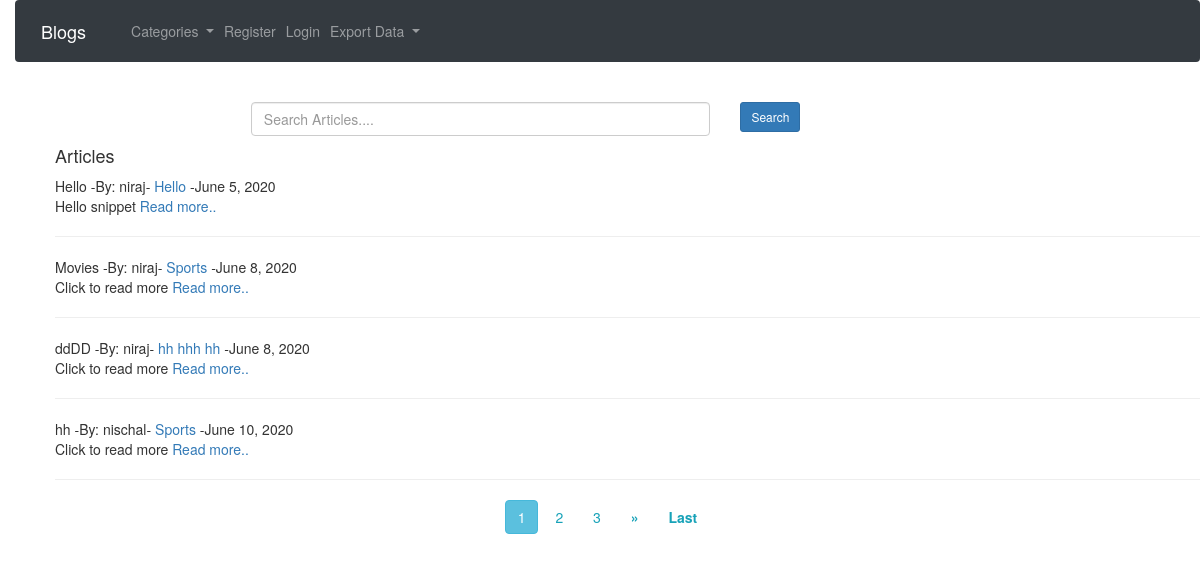
The page / on the database its author committed.
### Theblogs/models.py (models this page shows, shortened)
class Post(models.Model):
	title = models.CharField(max_length=255)
	author = models.ForeignKey(User, on_delete=models.CASCADE)
	header_image=models.ImageField(null=True, blank=True, upload_to='images/')
	category=models.CharField(max_length=255, default='Sports')
	snippet = models.TextField()
	body = RichTextField(blank=True,null=True)
	published_date=models.DateField(auto_now_add=True)
	likes=models.ManyToManyField(User, related_name='blog_posts')
	blog_views=models.IntegerField(default=0)

### Theblogs/views.py (the view)
# urls.py: path('', HomeView.as_view(), name='home'),
class HomeView(ListView):
	model = Post
	template_name='Theblog/index.html'
	ordering = ['-id']
	paginate_by=4
	def get_context_data(self,*args,**kwargs):
		cat_menu=Categories.objects.all()
		context=super(HomeView,self).get_context_data(*args, **kwargs)
		context['cat_menu']=cat_menu
		return context
	def get_queryset(self):
		query = self.request.GET.get('q')
		if query:
			queryset=[]
			queries=query.split(" ")
			for i in queries: # Thifrom hitcount.views import HitCountDetailViews part removes the word with single letter which makes the search result good.
				if len(i) ==1:
					queries.remove(i)
			if queries:
				for q in queries:
					print(q)
					posts = self.model.objects.filter(Q(title__icontains=q) | Q(body__icontains=q) | Q(snippet__icontains=q))
					for post in posts:
						queryset.append(post)
				return list(set(queryset))
			else:
				queryset=self.model.objects.all()
		else:
			queryset=self.model.objects.all()
		return queryset

### Theblogs/models.py (called while the page is built)
	def __str__(self):
		return self.name

### Theblogs/templates/Theblog/index.html (shortened to what this page needs)
{% extends 'Theblog/base.html' %}
{% block content %}
<ul>
	<br>
	<div class="row">
		<div class="col-sm-2">
		</div>
		<div class="col-sm-5">
				<form method="GET">
			<input type="text" name='q' value='{{ request.GET.q }}' class="form-control"placeholder="Search Articles....">
		</div>
		<div class="col-sm-3">
			 <button class="btn btn-sm btn-primary" type='submit'>Search</button>
		</div>
		<div class="col-sm-2">
		</div>
	</div>
	<h4>Articles</h4>
{% for post in object_list %}
	{{post.title}} -By: {{post.author}}- <a href="{% url 'category' post.category|slugify %}">{{post.category}}</a> -{{post.published_date}}<br>
	{{post.snippet}}
	<a href="{% url 'article_detail' post.id %}">Read more.. </a>
	<hr>
{% endfor %}
</ul>
<center>
{% if is_paginated %}
	{% for num in page_obj.paginator.page_range %}
		{% if page_obj.number == num %}
			<a class="btn btn-info mb-4" href="?page={{num}}">{{num}}</a>
		{% elif num > page_obj.number|add:'-3' and num < page_obj.number|add:'3' %}
			<a class="btn btn-outline-info mb-4" href="?page={{num}}">{{num}}</a>
		{% endif %}
	{% endfor %}
	    {% if page_obj.has_next %}
		    <a class="btn btn-outline-info mb-4" href="?page={{page_obj.next_page_number}}"><b>&raquo;</b></a>
		    <a class="btn btn-outline-info mb-4" href="?page={{page_obj.paginator.num_pages}}"><b>Last</b></a>
	    {% endif %}
{% endif %}
</center>
{% endblock content %}

### rows shown on the page
Post: title "Hello", author "niraj", category "Hello", published_date "June 5, 2020", snippet "Hello snippet"
Post: title "Movies", author "niraj", category "Sports", published_date "June 8, 2020", snippet "Click to read more"
Post: title "ddDD", author "niraj", category "hh hhh hh", published_date "June 8, 2020", snippet "Click to read more"
Post: title "hh", author "nischal", category "Sports", published_date "June 10, 2020", snippet "Click to read more"

### other values the page prints
{{ num }} "1"
{{ num }} "2" "3"
